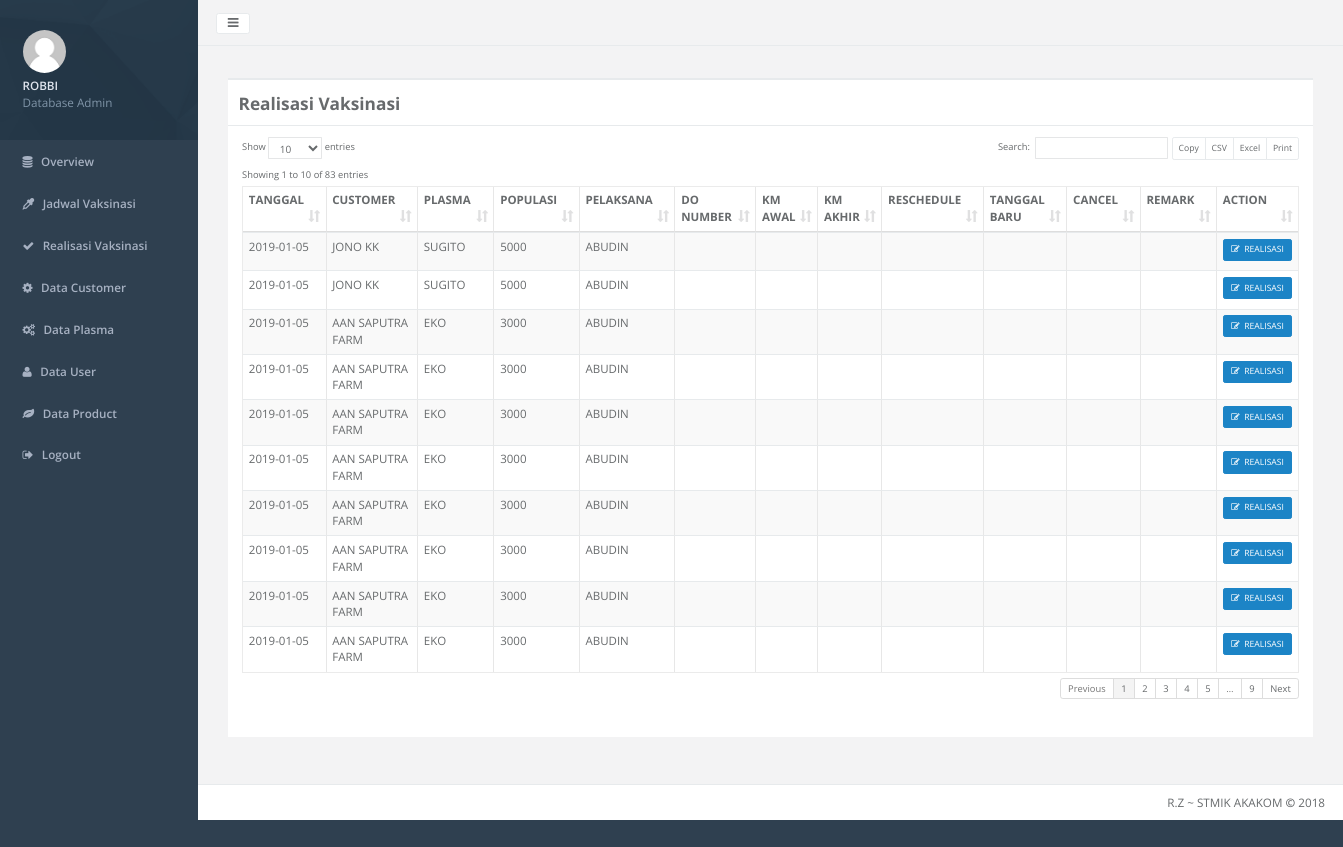
/_admin/home.php?hal=realisasi-data (signed in), run on the app's committed database.
### tables this page shows
CREATE TABLE IF NOT EXISTS `vaksinasi` (
`vacid` int(255) NOT NULL,
  `plasmacode` int(8) NOT NULL,
  `stockcode` varchar(8) NOT NULL,
  `pelaksana` int(8) NOT NULL,
  `tanggal` date NOT NULL,
  `jenis` enum('LAYER','BROILER','PEJANTAN','BREEDING','BEBEK') NOT NULL,
  `populasi` int(8) NOT NULL,
  `umur` int(4) NOT NULL,
  `aplikasi` enum('SUBKUTAN','IM-DADA','IM-PAHA','T-MATA','T-MULUT','T-HIDUNG','MINUM','SPRAY','SAYAP') NOT NULL,
  `status` enum('BELUM','SUDAH') NOT NULL DEFAULT 'BELUM',
  `donumber` varchar(16) DEFAULT NULL,
  `batch` varchar(16) DEFAULT NULL,
  `kmstart` int(8) DEFAULT NULL,
  `kmfinish` int(8) DEFAULT NULL,
  `remark` text,
  `reschedule` enum('A','B','C','D','E','F','G','H') DEFAULT NULL,
  `newdate` date DEFAULT NULL,
  `cancel` enum('1','2','3','4') DEFAULT NULL
);

CREATE TABLE IF NOT EXISTS `customer` (
  `custcode` char(5) NOT NULL,
  `custname` varchar(32) NOT NULL,
  `category` enum('PS','Farm','KK','KL','KN') NOT NULL,
  `salesman` varchar(3) NOT NULL
);

CREATE TABLE IF NOT EXISTS `plasma` (
`plasmacode` int(8) NOT NULL,
  `custcode` varchar(5) NOT NULL,
  `plasmaname` varchar(32) NOT NULL,
  `address` varchar(128) NOT NULL,
  `city` varchar(32) NOT NULL,
  `area` enum('DK','LK') NOT NULL,
  `phone` varchar(16) NOT NULL
);

CREATE TABLE IF NOT EXISTS `user` (
`uid` int(8) NOT NULL,
  `username` varchar(32) NOT NULL,
  `password` varchar(16) NOT NULL,
  `role` enum('admin','koordinator','vaksinator') NOT NULL,
  `token` text NOT NULL
);

### _admin/realisasi-data.php (the view, shortened to what this page needs)
<div class="wrapper wrapper-content animated fadeInRight" style="zoom: 0.8;">
    <div class="row">
        <div class="col-lg-12">
            <div class="ibox float-e-margins">
                <div class="ibox-title">
                    <h2><b>Realisasi Vaksinasi</b></h2>
                </div>
                <div class="ibox-content">
                    <div class="table-responsive">
                        <table class="table table-striped table-bordered table-hover dataTables-examples" >
                            <thead>
                                <tr>
                                    <th>TANGGAL</th>
                                    <th>CUSTOMER</th>
                                    <th>PLASMA</th>
                                    <th>POPULASI</th>
                                    <th>PELAKSANA</th>
                                    <th>DO NUMBER</th>
                                    <th>KM AWAL</th>
                                    <th>KM AKHIR</th>
                                    <th>RESCHEDULE</th>
                                    <th>TANGGAL BARU</th>
                                    <th>CANCEL</th>
                                    <th>REMARK</th>
                                    <th>ACTION</th>
                                </tr>
                            </thead>
                            <tbody>
                            <?php
                            include '../koneksi.php';
                            $sql = "SELECT * FROM vaksinasi,user,product,plasma,customer WHERE vaksinasi.pelaksana = user.uid AND vaksinasi.stockcode=product.stockcode AND vaksinasi.plasmacode = plasma.plasmacode AND plasma.custcode = customer.custcode ORDER BY tanggal DESC";
                            $query = mysqli_query($kon, $sql);
                            while ($row = mysqli_fetch_array($query)) {
                            ?>
                                <tr>
                                    <td><?php echo $row['tanggal'];?></td>
                                    <td><?php echo $row['custname'];?></td>
                                    <td><?php echo $row['plasmaname'];?></td>
                                    <td><?php echo $row['populasi'];?></td>
                                    <td><?php echo $row['username'];?></td>
                                    <td><?php echo $row['donumber'];?></td>
                                    <td><?php echo $row['kmstart'];?></td>
                                    <td><?php echo $row['kmfinish'];?></td>
                                    <?php
                                    if ($row['reschedule']=='A'){$showReschedule='Ayam dalam pengobatan';}
                                    else if ($row['reschedule']=='B'){$showReschedule='Ayam terlalu kecil';}
                                    else if ($row['reschedule']=='C'){$showReschedule='Chick in mundur';}
                                    else if ($row['reschedule']=='D'){$showReschedule='Jadwal padat';}
                                    else if ($row['reschedule']=='E'){$showReschedule='Kurang vaksinator';}
                                    else if ($row['reschedule']=='F'){$showReschedule='Mendahulukan kasus';}
                                    else if ($row['reschedule']=='G'){$showReschedule='Permintaan peternak';}
                                    else if ($row['reschedule']=='H'){$showReschedule='Lain-lain';}
                                    else{$showReschedule='';}
                                    ?>
                                    <td><?php echo $showReschedule;?></td>
                                    <td><?php echo $row['newdate'];?></td>
                                    <?php
                                    if ($row['cancel']=='1'){$showCancel='Dikerjakan orang lain';}
                                    else if ($row['cancel']=='2'){$showCancel='Sudah dipanen';}
                                    else if ($row['cancel']=='3'){$showCancel='Vaksin hatchery';}
                                    else if ($row['cancel']=='4'){$showCancel='Lain-lain';}
                                    else{$showCancel='';}
                                    ?>
                                    <td><?php echo $showCancel;?></td>
                                    <td><?php echo $row['remark'];?></td>
                                    <td class="center">
                                        <center>
                                            <a class="btn btn-sm btn-success" href="home.php?hal=realisasi-edit&vacid=<?php echo $row['vacid']?>" title="Edit"><i class="fa fa-edit"></i>&nbsp REALISASI</a>
                                        </center>
                                    </td>
                                </tr>
                            <?php } ?>
                            </tbody>
                        </table>
                    </div>
                </div>
            </div>
        </div>
    </div>
</div>

### data on the page
vaksinasi: tanggal "2019-01-05", customer.custname "JONO KK", plasma.plasmaname "SUGITO", populasi "5000", user.username "ABUDIN"
vaksinasi: tanggal "2019-01-05", customer.custname "JONO KK", plasma.plasmaname "SUGITO", populasi "5000", user.username "ABUDIN"
vaksinasi: tanggal "2019-01-05", customer.custname "AAN SAPUTRA FARM", plasma.plasmaname "EKO", populasi "3000", user.username "ABUDIN"
vaksinasi: tanggal "2019-01-05", customer.custname "AAN SAPUTRA FARM", plasma.plasmaname "EKO", populasi "3000", user.username "ABUDIN"
vaksinasi: tanggal "2019-01-05", customer.custname "AAN SAPUTRA FARM", plasma.plasmaname "EKO", populasi "3000", user.username "ABUDIN"
vaksinasi: tanggal "2019-01-05", customer.custname "AAN SAPUTRA FARM", plasma.plasmaname "EKO", populasi "3000", user.username "ABUDIN"
vaksinasi: tanggal "2019-01-05", customer.custname "AAN SAPUTRA FARM", plasma.plasmaname "EKO", populasi "3000", user.username "ABUDIN"
vaksinasi: tanggal "2019-01-05", customer.custname "AAN SAPUTRA FARM", plasma.plasmaname "EKO", populasi "3000", user.username "ABUDIN"
vaksinasi: tanggal "2019-01-05", customer.custname "AAN SAPUTRA FARM", plasma.plasmaname "EKO", populasi "3000", user.username "ABUDIN"
vaksinasi: tanggal "2019-01-05", customer.custname "AAN SAPUTRA FARM", plasma.plasmaname "EKO", populasi "3000", user.username "ABUDIN"

### other printed values
substr($username, 0, 30) "ROBBI"
